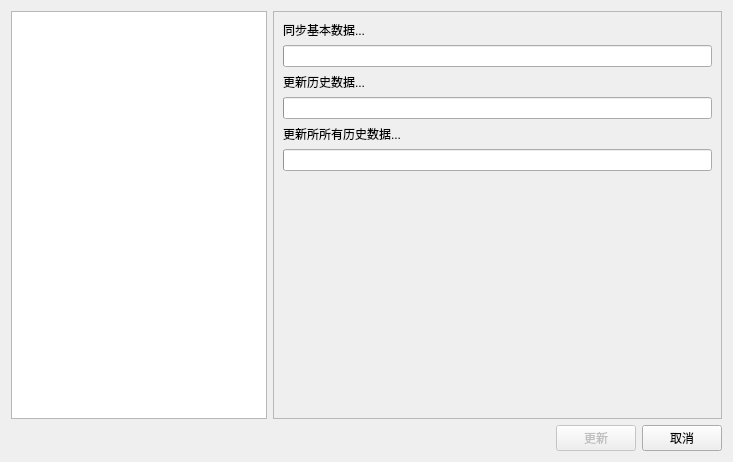
<?xml version="1.0" encoding="UTF-8"?>
<ui version="4.0">
 <class>SyncFundHistoryDialog</class>
 <widget class="QDialog" name="SyncFundHistoryDialog">
  <property name="geometry">
   <rect>
    <x>0</x>
    <y>0</y>
    <width>733</width>
    <height>462</height>
   </rect>
  </property>
  <property name="minimumSize">
   <size>
    <width>0</width>
    <height>0</height>
   </size>
  </property>
  <property name="windowTitle">
   <string>同步基金历史数据</string>
  </property>
  <property name="styleSheet">
   <string notr="true"/>
  </property>
  <layout class="QVBoxLayout" name="verticalLayout">
   <item>
    <layout class="QHBoxLayout" name="horizontalLayout_2">
     <item>
      <widget class="QListWidget" name="listWidget">
       <property name="sizePolicy">
        <sizepolicy hsizetype="Fixed" vsizetype="Expanding">
         <horstretch>0</horstretch>
         <verstretch>0</verstretch>
        </sizepolicy>
       </property>
       <property name="minimumSize">
        <size>
         <width>200</width>
         <height>0</height>
        </size>
       </property>
       <property name="editTriggers">
        <set>QAbstractItemView::EditTrigger::NoEditTriggers</set>
       </property>
       <property name="alternatingRowColors">
        <bool>true</bool>
       </property>
       <property name="selectionMode">
        <enum>QAbstractItemView::SelectionMode::ExtendedSelection</enum>
       </property>
       <property name="selectionBehavior">
        <enum>QAbstractItemView::SelectionBehavior::SelectRows</enum>
       </property>
       <property name="spacing">
        <number>1</number>
       </property>
       <property name="modelColumn">
        <number>0</number>
       </property>
      </widget>
     </item>
     <item>
      <widget class="QFrame" name="frame">
       <property name="sizePolicy">
        <sizepolicy hsizetype="Expanding" vsizetype="Expanding">
         <horstretch>0</horstretch>
         <verstretch>0</verstretch>
        </sizepolicy>
       </property>
       <property name="minimumSize">
        <size>
         <width>300</width>
         <height>0</height>
        </size>
       </property>
       <property name="frameShape">
        <enum>QFrame::Shape::StyledPanel</enum>
       </property>
       <property name="frameShadow">
        <enum>QFrame::Shadow::Raised</enum>
       </property>
       <layout class="QVBoxLayout" name="verticalLayout_2">
        <item>
         <widget class="QLabel" name="processTip1">
          <property name="text">
           <string>同步基本数据...</string>
          </property>
         </widget>
        </item>
        <item>
         <widget class="QProgressBar" name="progressBar1">
          <property name="sizePolicy">
           <sizepolicy hsizetype="Expanding" vsizetype="Fixed">
            <horstretch>0</horstretch>
            <verstretch>0</verstretch>
           </sizepolicy>
          </property>
          <property name="minimumSize">
           <size>
            <width>0</width>
            <height>0</height>
           </size>
          </property>
          <property name="maximumSize">
           <size>
            <width>16777215</width>
            <height>16777215</height>
           </size>
          </property>
          <property name="baseSize">
           <size>
            <width>0</width>
            <height>0</height>
           </size>
          </property>
          <property name="font">
           <font>
            <pointsize>9</pointsize>
           </font>
          </property>
          <property name="autoFillBackground">
           <bool>false</bool>
          </property>
          <property name="styleSheet">
           <string notr="true"/>
          </property>
          <property name="value">
           <number>0</number>
          </property>
          <property name="alignment">
           <set>Qt::AlignmentFlag::AlignCenter</set>
          </property>
          <property name="textVisible">
           <bool>false</bool>
          </property>
          <property name="orientation">
           <enum>Qt::Orientation::Horizontal</enum>
          </property>
          <property name="invertedAppearance">
           <bool>false</bool>
          </property>
          <property name="textDirection">
           <enum>QProgressBar::Direction::TopToBottom</enum>
          </property>
         </widget>
        </item>
        <item>
         <widget class="QLabel" name="processTip3">
          <property name="text">
           <string>更新历史数据...</string>
          </property>
         </widget>
        </item>
        <item>
         <widget class="QProgressBar" name="progressBar3">
          <property name="value">
           <number>0</number>
          </property>
          <property name="textVisible">
           <bool>false</bool>
          </property>
         </widget>
        </item>
        <item>
         <widget class="QLabel" name="processTip2">
          <property name="text">
           <string>更新所所有历史数据...</string>
          </property>
         </widget>
        </item>
        <item>
         <widget class="QProgressBar" name="progressBar2">
          <property name="sizePolicy">
           <sizepolicy hsizetype="Expanding" vsizetype="Fixed">
            <horstretch>0</horstretch>
            <verstretch>0</verstretch>
           </sizepolicy>
          </property>
          <property name="minimumSize">
           <size>
            <width>0</width>
            <height>0</height>
           </size>
          </property>
          <property name="maximumSize">
           <size>
            <width>16777215</width>
            <height>16777215</height>
           </size>
          </property>
          <property name="baseSize">
           <size>
            <width>0</width>
            <height>0</height>
           </size>
          </property>
          <property name="font">
           <font>
            <pointsize>9</pointsize>
           </font>
          </property>
          <property name="autoFillBackground">
           <bool>false</bool>
          </property>
          <property name="styleSheet">
           <string notr="true"/>
          </property>
          <property name="value">
           <number>0</number>
          </property>
          <property name="alignment">
           <set>Qt::AlignmentFlag::AlignCenter</set>
          </property>
          <property name="textVisible">
           <bool>false</bool>
          </property>
          <property name="orientation">
           <enum>Qt::Orientation::Horizontal</enum>
          </property>
          <property name="invertedAppearance">
           <bool>false</bool>
          </property>
          <property name="textDirection">
           <enum>QProgressBar::Direction::TopToBottom</enum>
          </property>
         </widget>
        </item>
        <item>
         <spacer name="verticalSpacer">
          <property name="orientation">
           <enum>Qt::Orientation::Vertical</enum>
          </property>
          <property name="sizeHint" stdset="0">
           <size>
            <width>20</width>
            <height>40</height>
           </size>
          </property>
         </spacer>
        </item>
       </layout>
      </widget>
     </item>
    </layout>
   </item>
   <item>
    <layout class="QHBoxLayout" name="horizontalLayout">
     <item>
      <spacer name="horizontalSpacer">
       <property name="orientation">
        <enum>Qt::Orientation::Horizontal</enum>
       </property>
       <property name="sizeHint" stdset="0">
        <size>
         <width>40</width>
         <height>20</height>
        </size>
       </property>
      </spacer>
     </item>
     <item>
      <widget class="QPushButton" name="syncButton">
       <property name="enabled">
        <bool>false</bool>
       </property>
       <property name="text">
        <string>更新</string>
       </property>
      </widget>
     </item>
     <item>
      <widget class="QPushButton" name="cancelButton">
       <property name="text">
        <string>取消</string>
       </property>
      </widget>
     </item>
    </layout>
   </item>
  </layout>
 </widget>
 <resources/>
 <connections>
  <connection>
   <sender>cancelButton</sender>
   <signal>clicked()</signal>
   <receiver>SyncFundHistoryDialog</receiver>
   <slot>reject()</slot>
   <hints>
    <hint type="sourcelabel">
     <x>659</x>
     <y>458</y>
    </hint>
    <hint type="destinationlabel">
     <x>710</x>
     <y>479</y>
    </hint>
   </hints>
  </connection>
  <connection>
   <sender>syncButton</sender>
   <signal>clicked()</signal>
   <receiver>SyncFundHistoryDialog</receiver>
   <slot>onSyncButtonClicked()</slot>
   <hints>
    <hint type="sourcelabel">
     <x>566</x>
     <y>460</y>
    </hint>
    <hint type="destinationlabel">
     <x>710</x>
     <y>479</y>
    </hint>
   </hints>
  </connection>
  <connection>
   <sender>listWidget</sender>
   <signal>itemSelectionChanged()</signal>
   <receiver>SyncFundHistoryDialog</receiver>
   <slot>onItemSelectionChanged()</slot>
   <hints>
    <hint type="sourcelabel">
     <x>104</x>
     <y>303</y>
    </hint>
    <hint type="destinationlabel">
     <x>316</x>
     <y>750</y>
    </hint>
   </hints>
  </connection>
 </connections>
 <slots>
  <slot>onSyncButtonClicked()</slot>
  <slot>onItemSelectionChanged()</slot>
 </slots>
</ui>
